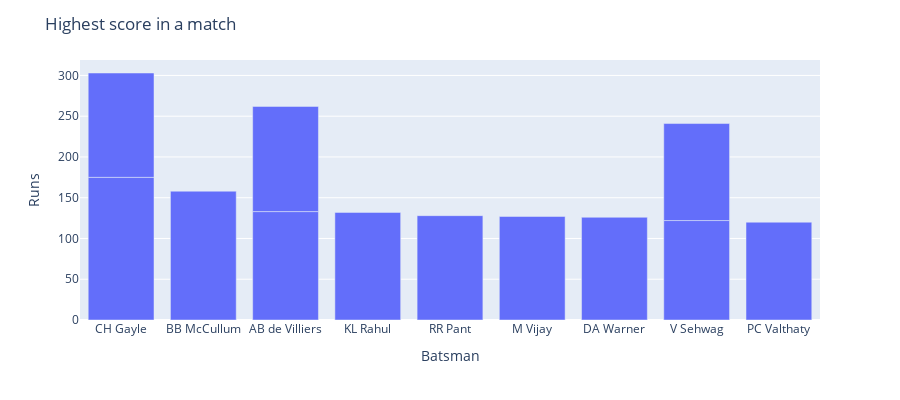

Source (notebook cell):
### Code cell
fig = px.bar(highest_runs_df, x='batsman', y='runs',labels={"batsman":"Batsman", "runs":"Runs"}, height=400)
fig.update_traces(textposition='outside')
fig.update_layout(uniformtext_minsize=8, uniformtext_mode='hide')
fig.update_layout(title_text='Highest score in a match')
fig.show()

### Figure 1 — Plotly figure (JSON) as saved in the notebook; plotly's stock layout.template omitted (floating-point values rounded to 4 significant figures)
{"data": [{"alignmentgroup": "True", "hovertemplate": "Batsman=%{x}<br>Runs=%{y}<extra></extra>", "legendgroup": "", "marker": {"color": "#636efa"}, "name": "", "offsetgroup": "", "orientation": "v", "showlegend": false, "textposition": "outside", "type": "bar", "x": ["CH Gayle", "BB McCullum", "AB de Villiers", "KL Rahul", "AB de Villiers", "CH Gayle", "RR Pant", "M Vijay", "DA Warner", "V Sehwag", "PC Valthaty", "V Sehwag"], "xaxis": "x", "y": [175, 158, 133, 132, 129, 128, 128, 127, 126, 122, 120, 119], "yaxis": "y"}], "layout": {"barmode": "relative", "height": 400, "legend": {"tracegroupgap": 0}, "margin": {"t": 60}, "title": {"text": "Highest score in a match"}, "uniformtext": {"minsize": 8, "mode": "hide"}, "xaxis": {"anchor": "y", "domain": [0, 1], "title": {"text": "Batsman"}}, "yaxis": {"anchor": "x", "domain": [0, 1], "title": {"text": "Runs"}}}}
